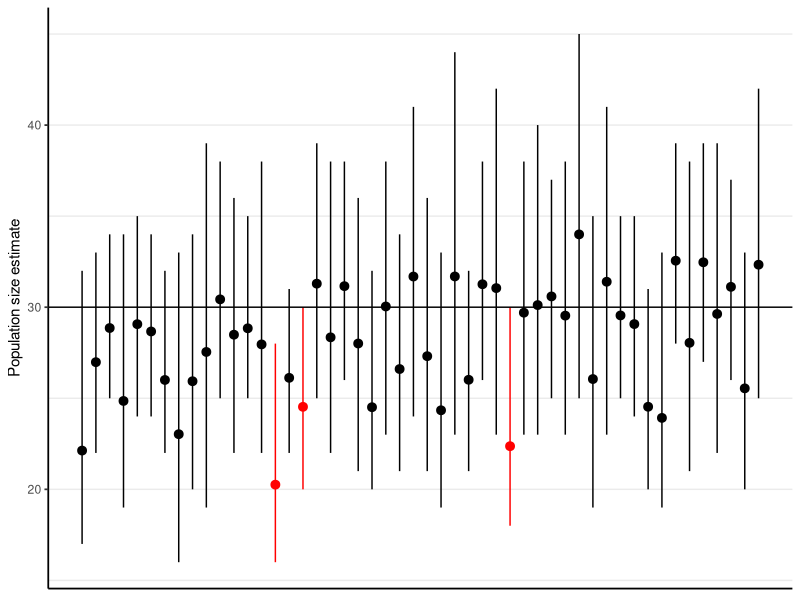

The R script that drew this image: (Note: this script raises an error after producing the figure.)
library(dplyr)
library(forcats)
library(ggplot2)

dta <- read.csv("./results/repObs_pop30.csv") %>% 
  mutate(in95interval = (N_97.5 > 30 & N_2.5 < 30) %>% as.factor)

pointsSize <- 2
boxLinesWidth <- 0.6
plotLinesWidth <- 0.2
labelSize <- 11

myThemePdf <- 
  theme(panel.background = element_rect(fill = "white", colour = NA),  
        panel.grid = element_line(colour = "grey92"), 
        panel.grid.minor.y = element_line(linewidth = boxLinesWidth*0.8),
        panel.grid.major.x = element_blank(),
        panel.grid.minor.x = element_blank(),
        axis.line = element_line(colour = 'black', 
                                 linewidth=boxLinesWidth, linetype='solid'),
        strip.background = element_rect(fill = "white", colour = "black", 
                                        linewidth = rel(2)),
        axis.text.x = element_blank(),
        axis.ticks.y = element_line(linewidth = boxLinesWidth),
        axis.ticks.x = element_blank(),
        axis.title.x = element_blank(),
  )

cols <- c("red", "black")

# ---- pop size ----
p1 <- dta %>%  
  ggplot(aes(x = iter, y = N_mean)) +
  geom_pointrange(aes(ymin = N_2.5, ymax = N_97.5, 
                      colour = in95interval)) +
  geom_hline(aes(yintercept = 30)) +
  ylab("Population size estimate") +
  scale_colour_manual(values=cols) +
  myThemePdf +
  theme(legend.position = "none")


p1

cairo_pdf("./figures/simulpop30_Nestim.pdf", family="DejaVu Sans")
plot(p)
dev.off()

# capture rates ----

cols <- c("purple", "red", "blue", "black")

p <- dta %>% 
  select(iter, matches("l[1-5]_[m29]"), in95interval) %>% 
  pivot_longer(cols = matches("l[1-5]"), 
               names_to = c("occas", ".value"),
               names_pattern = "l([1-5])_(.*)") %>% 
  rename(l_2.5 = "2.5", l_97.5 = "97.5") %>% 
  mutate(l95interval = (((l_97.5 > 0.5 & l_2.5 < 0.5)+2) * 
                          as.numeric(in95interval)) %>% as.factor) %>% 
  ggplot(aes(x = iter, y = mean)) +
  geom_pointrange(aes(ymin = l_2.5, ymax = l_97.5, 
                      colour = l95interval), 
                  position = "jitter") +
  geom_hline(aes(yintercept = 0.5)) +
  ylab("Mean number of capture (\u03bb) estimate") +
  scale_colour_manual(values=cols) +
  myThemePdf +
  theme(legend.position = "none")


p



cairo_pdf("./figures/simulpop30_Lestim.pdf",
          width = 12, heigh = 7, family="DejaVu Sans")
plot(p)
dev.off()

# ---- alpha ----
p2 <- dta %>%  
  ggplot(aes(x = iter, y = a_mean)) +
  geom_pointrange(aes(ymin = a_2.5, ymax = a_97.5, 
                      colour = in95interval)) +
  geom_hline(aes(yintercept = 0.95)) +
  ylab("Population size estimate") +
  scale_colour_manual(values=cols) +
  myThemePdf +
  theme(legend.position = "none")


p2

cairo_pdf("./figures/simulpop30_Aestim.pdf", family="DejaVu Sans")
plot(p2)
dev.off()
